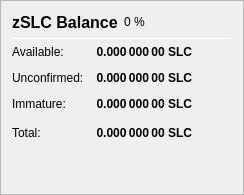
                   <widget class="QFrame" name="frame_ZerocoinBalances">
                    <property name="frameShape">
                     <enum>QFrame::StyledPanel</enum>
                    </property>
                    <property name="frameShadow">
                     <enum>QFrame::Raised</enum>
                    </property>
                    <layout class="QVBoxLayout" name="verticalLayout_7">
                     <item>
                      <layout class="QHBoxLayout" name="horizontalLayout_8" stretch="0,0,0">
                       <item>
                        <widget class="QLabel" name="label_5z_3">
                         <property name="minimumSize">
                          <size>
                           <width>0</width>
                           <height>20</height>
                          </size>
                         </property>
                         <property name="font">
                          <font>
                           <pointsize>12</pointsize>
                           <weight>75</weight>
                           <bold>true</bold>
                          </font>
                         </property>
                         <property name="text">
                          <string>zSLC Balance</string>
                         </property>
                        </widget>
                       </item>
                       <item>
                        <widget class="QLabel" name="labelzSLCPercent">
                         <property name="text">
                          <string notr="true">0 %</string>
                         </property>
                        </widget>
                       </item>
                       <item>
                        <spacer name="horizontalSpacer_11">
                         <property name="orientation">
                          <enum>Qt::Horizontal</enum>
                         </property>
                         <property name="sizeHint" stdset="0">
                          <size>
                           <width>40</width>
                           <height>20</height>
                          </size>
                         </property>
                        </spacer>
                       </item>
                      </layout>
                     </item>
                     <item>
                      <widget class="Line" name="line_ZerocoinBalance">
                       <property name="minimumSize">
                        <size>
                         <width>0</width>
                         <height>1</height>
                        </size>
                       </property>
                       <property name="maximumSize">
                        <size>
                         <width>16777215</width>
                         <height>1</height>
                        </size>
                       </property>
                       <property name="orientation">
                        <enum>Qt::Horizontal</enum>
                       </property>
                      </widget>
                     </item>
                     <item>
                      <layout class="QGridLayout" name="gridLayout_5">
                       <property name="spacing">
                        <number>12</number>
                       </property>
                       <item row="1" column="0">
                        <widget class="QLabel" name="labelzBalanceMatureText">
                         <property name="toolTip">
                          <string>Mature: more than 20 confirmation and more than 1 mint of the same denomination after it was minted.
These zSLC are spendable.</string>
                         </property>
                         <property name="text">
                          <string>Available:</string>
                         </property>
                        </widget>
                       </item>
                       <item row="1" column="1">
                        <widget class="QLabel" name="labelzBalanceMature">
                         <property name="font">
                          <font>
                           <weight>75</weight>
                           <bold>true</bold>
                          </font>
                         </property>
                         <property name="toolTip">
                          <string>Mature: more than 20 confirmation and more than 1 mint of the same denomination after it was minted.
These zSLC are spendable.</string>
                         </property>
                         <property name="text">
                          <string notr="true">0.000 000 00 SLC</string>
                         </property>
                         <property name="alignment">
                          <set>Qt::AlignRight|Qt::AlignTrailing|Qt::AlignVCenter</set>
                         </property>
                        </widget>
                       </item>
                       <item row="2" column="0">
                        <widget class="QLabel" name="labelzBalanceUnconfirmedText">
                         <property name="toolTip">
                          <string>Unconfirmed: less than 20 confirmations
Immature: confirmed, but less than 1 mint of the same denomination after it was minted</string>
                         </property>
                         <property name="text">
                          <string>Unconfirmed:</string>
                         </property>
                        </widget>
                       </item>
                       <item row="2" column="1">
                        <widget class="QLabel" name="labelzBalanceUnconfirmed">
                         <property name="font">
                          <font>
                           <weight>75</weight>
                           <bold>true</bold>
                          </font>
                         </property>
                         <property name="toolTip">
                          <string>Unconfirmed: less than 20 confirmations
Immature: confirmed, but less than 1 mint of the same denomination after it was minted</string>
                         </property>
                         <property name="text">
                          <string notr="true">0.000 000 00 SLC</string>
                         </property>
                         <property name="alignment">
                          <set>Qt::AlignRight|Qt::AlignTrailing|Qt::AlignVCenter</set>
                         </property>
                        </widget>
                       </item>
                       <item row="3" column="0">
                        <widget class="QLabel" name="labelzBalanceImmatureText">
                         <property name="toolTip">
                          <string>Unconfirmed: less than 20 confirmations
Immature: confirmed, but less than 1 mint of the same denomination after it was minted</string>
                         </property>
                         <property name="text">
                          <string>Immature:</string>
                         </property>
                        </widget>
                       </item>
                       <item row="3" column="1">
                        <widget class="QLabel" name="labelzBalanceImmature">
                         <property name="font">
                          <font>
                           <weight>75</weight>
                           <bold>true</bold>
                          </font>
                         </property>
                         <property name="toolTip">
                          <string>Unconfirmed: less than 20 confirmations
Immature: confirmed, but less than 1 mint of the same denomination after it was minted</string>
                         </property>
                         <property name="text">
                          <string notr="true">0.000 000 00 SLC</string>
                         </property>
                         <property name="alignment">
                          <set>Qt::AlignRight|Qt::AlignTrailing|Qt::AlignVCenter</set>
                         </property>
                        </widget>
                       </item>
                       <item row="4" column="0">
                        <widget class="QLabel" name="labelzBalanceText">
                         <property name="toolTip">
                          <string>Your current zSLC balance, unconfirmed and immature zSLC included.</string>
                         </property>
                         <property name="text">
                          <string>Total:</string>
                         </property>
                        </widget>
                       </item>
                       <item row="4" column="1">
                        <widget class="QLabel" name="labelzBalance">
                         <property name="font">
                          <font>
                           <weight>75</weight>
                           <bold>true</bold>
                          </font>
                         </property>
                         <property name="cursor">
                          <cursorShape>IBeamCursor</cursorShape>
                         </property>
                         <property name="toolTip">
                          <string>Your current zSLC balance, unconfirmed and immature zSLC included.</string>
                         </property>
                         <property name="text">
                          <string notr="true">0.000 000 00 SLC</string>
                         </property>
                         <property name="alignment">
                          <set>Qt::AlignRight|Qt::AlignTrailing|Qt::AlignVCenter</set>
                         </property>
                         <property name="textInteractionFlags">
                          <set>Qt::LinksAccessibleByMouse|Qt::TextSelectableByKeyboard|Qt::TextSelectableByMouse</set>
                         </property>
                        </widget>
                       </item>
                       <item row="4" column="2">
                        <spacer name="horizontalSpacer_4">
                         <property name="orientation">
                          <enum>Qt::Horizontal</enum>
                         </property>
                         <property name="sizeHint" stdset="0">
                          <size>
                           <width>40</width>
                           <height>20</height>
                          </size>
                         </property>
                        </spacer>
                       </item>
                      </layout>
                     </item>
                     <item>
                      <spacer name="verticalSpacer_4">
                       <property name="orientation">
                        <enum>Qt::Vertical</enum>
                       </property>
                       <property name="sizeHint" stdset="0">
                        <size>
                         <width>20</width>
                         <height>40</height>
                        </size>
                       </property>
                      </spacer>
                     </item>
                    </layout>
                   </widget>
